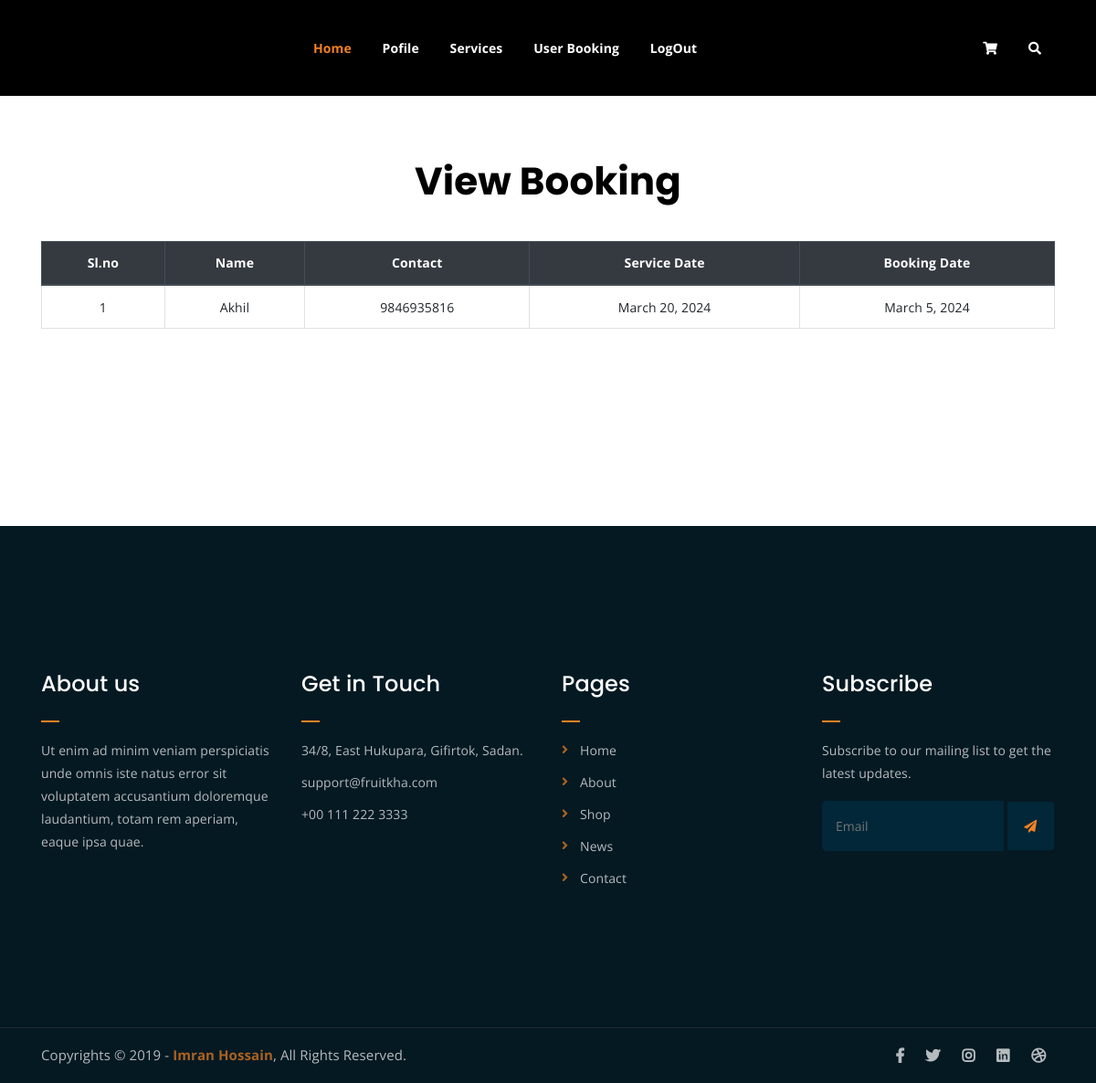
Before: /ServiceProvider/viewbooking/ with the older database file.
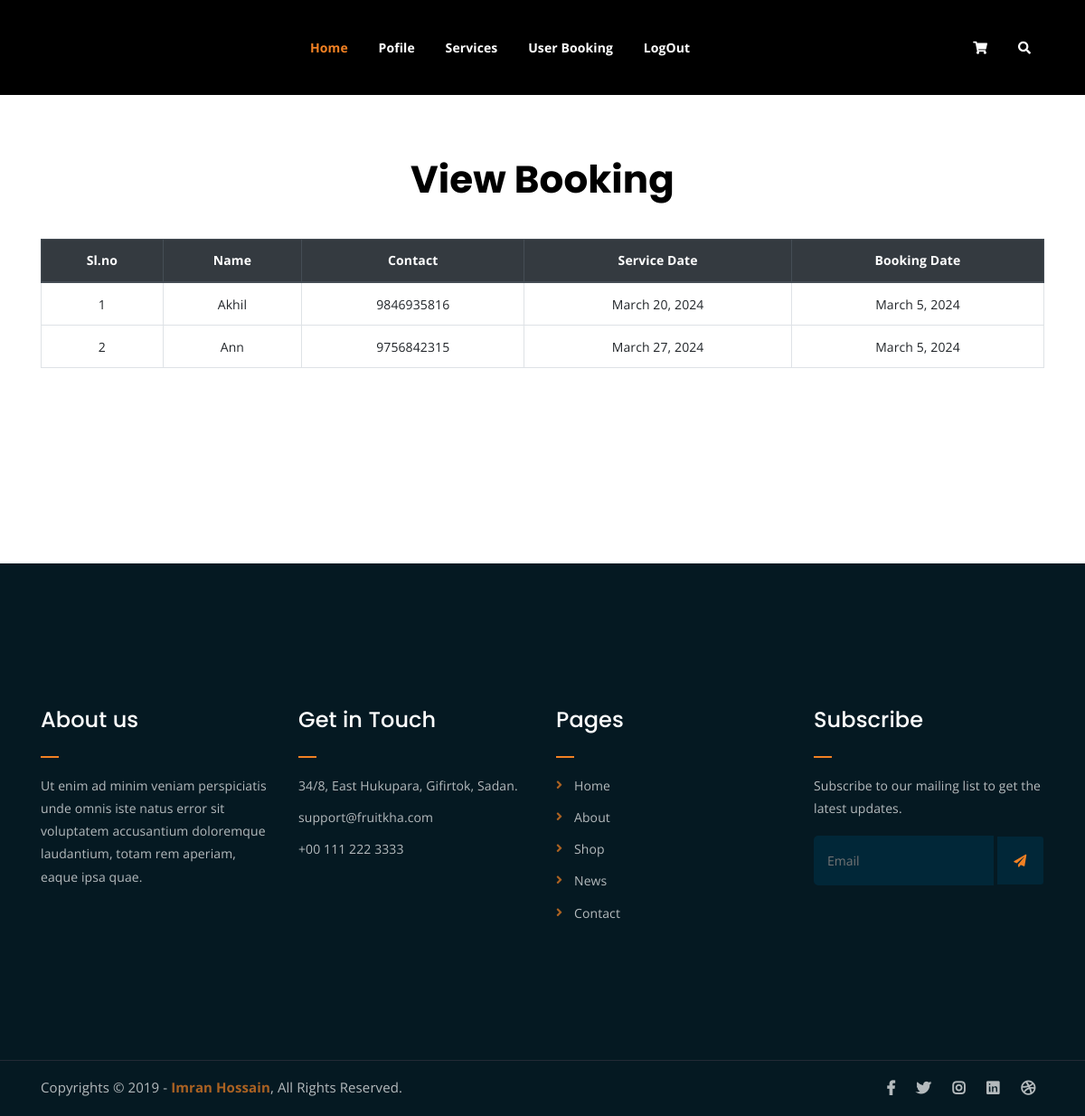
After: the same page with the newer database file.
### User/models.py (models this page shows)
class tbl_servicebooking(models.Model):
    services=models.ForeignKey(tbl_services,on_delete=models.CASCADE)
    booking_date=models.DateField(auto_now_add=True)
    booked_date=models.DateField()
    user=models.ForeignKey(tbl_newuser,on_delete=models.CASCADE)
    status=models.CharField(max_length=50)

### Guest/models.py (models this page shows)
class tbl_newuser(models.Model):
    name=models.CharField(max_length=50)
    contact=models.IntegerField()
    email=models.EmailField(max_length=50)
    address=models.TextField()
    password=models.CharField(max_length=50)
    district=models.ForeignKey(tbl_district,on_delete=models.CASCADE)

### ServiceProvider/views.py (the view)
# urls.py: path('viewbooking/',views.viewbooking,name="ViewBooking"),
def viewbooking(request):
    rdata=tbl_servicebooking.objects.all()
    return render(request,"ServiceProvider/ViewBooking.html",{'rdata':rdata})

### ServiceProvider/Templates/ServiceProvider/ViewBooking.html (shortened to what this page needs)
{% extends 'ServiceProvider/header.html'%}
{% load static %}
{% block content %}
<!DOCTYPE html>
<html lang="en">
<head>
</head>
<body>
    <center><h2 style="color: black">View Booking</h2></center>
    <form action="" method="post" id="" enctype="multipart/form-data">
        <div class="container mt-5">
            <table class="table table-bordered text-center">
                <thead class="thead-dark">
                    <tr>
                        <th scope="col">Sl.no</th>
                        <th scope="col">Name</th>
                        <th scope="col">Contact</th>
                        <th scope="col">Service Date</th>
                        <th scope="col">Booking Date</th>
                    </tr>
                </thead>
                <tbody>
                    {% for i in rdata %}
                    <tr>
                        <td>{{ forloop.counter }}</td>
                        <td>{{ i.user.name }}</td>
                        <td>{{ i.user.contact }}</td>
                        <td>{{ i.booked_date }}</td>
                        <td>{{ i.booking_date }}</td>
                    </tr>
                    {% endfor %}
                </tbody>
            </table>
        </div>
    </form>
</body>
</html>
{% endblock content %}

Changed rows visible on the page:
added tbl_servicebooking: user.name "Ann", user.contact "9756842315", booked_date "March 27, 2024", booking_date "March 5, 2024"
